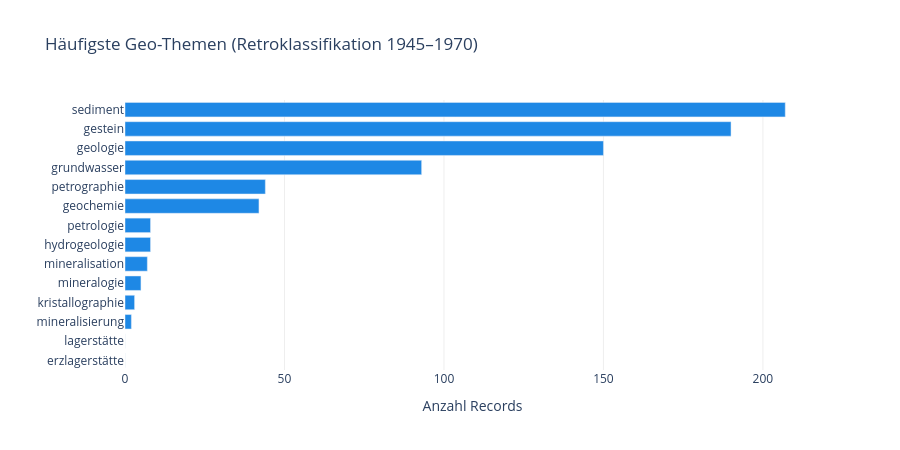

Notebook code cell kept with this figure:
### Code cell
# Welche Geowiss. Themen kommen vor? / Retro-Kategorie-Plot

# Themen-Plot (präsentationstauglich, schlicht)

df_topics = df_retro_terms.sort_values("Gesamt", ascending=True)

fig = px.bar(
    df_topics,
    x="Gesamt",
    y="Begriff",
    orientation="h",
    title="Häufigste Geo-Themen (Retroklassifikation 1945–1970)",
    labels={"Gesamt": "Anzahl Records", "Begriff": ""},
    color_discrete_sequence=["#1E88E5"],  # einfarbig, klarer Look
)

fig.update_layout(
    plot_bgcolor="white",
    height=450,
    showlegend=False,
    bargap=0.25  # Abstand zwischen Balken (lesbarer, weniger gedrängt)
)

fig.update_xaxes(
    showgrid=True,
    gridcolor="#EEEEEE"
)

fig.show()

### Figure 1 — Plotly figure (JSON) as saved in the notebook; plotly's stock layout.template omitted (floating-point values rounded to 4 significant figures)
{"data": [{"hovertemplate": "Anzahl Records=%{x}<br>=%{y}<extra></extra>", "legendgroup": "", "marker": {"color": "#1E88E5", "pattern": {"shape": ""}}, "name": "", "orientation": "h", "showlegend": false, "textposition": "auto", "type": "bar", "x": [0, 0, 2, 3, 5, 7, 8, 8, 42, 44, 93, 150, 190, 207], "xaxis": "x", "y": ["erzlagerstätte", "lagerstätte", "mineralisierung", "kristallographie", "mineralogie", "mineralisation", "hydrogeologie", "petrologie", "geochemie", "petrographie", "grundwasser", "geologie", "gestein", "sediment"], "yaxis": "y"}], "layout": {"bargap": 0.25, "barmode": "relative", "height": 450, "legend": {"tracegroupgap": 0}, "plot_bgcolor": "white", "showlegend": false, "title": {"text": "Häufigste Geo-Themen (Retroklassifikation 1945–1970)"}, "xaxis": {"anchor": "y", "domain": [0, 1], "gridcolor": "#EEEEEE", "showgrid": true, "title": {"text": "Anzahl Records"}}, "yaxis": {"anchor": "x", "domain": [0, 1], "title": {"text": ""}}}}
